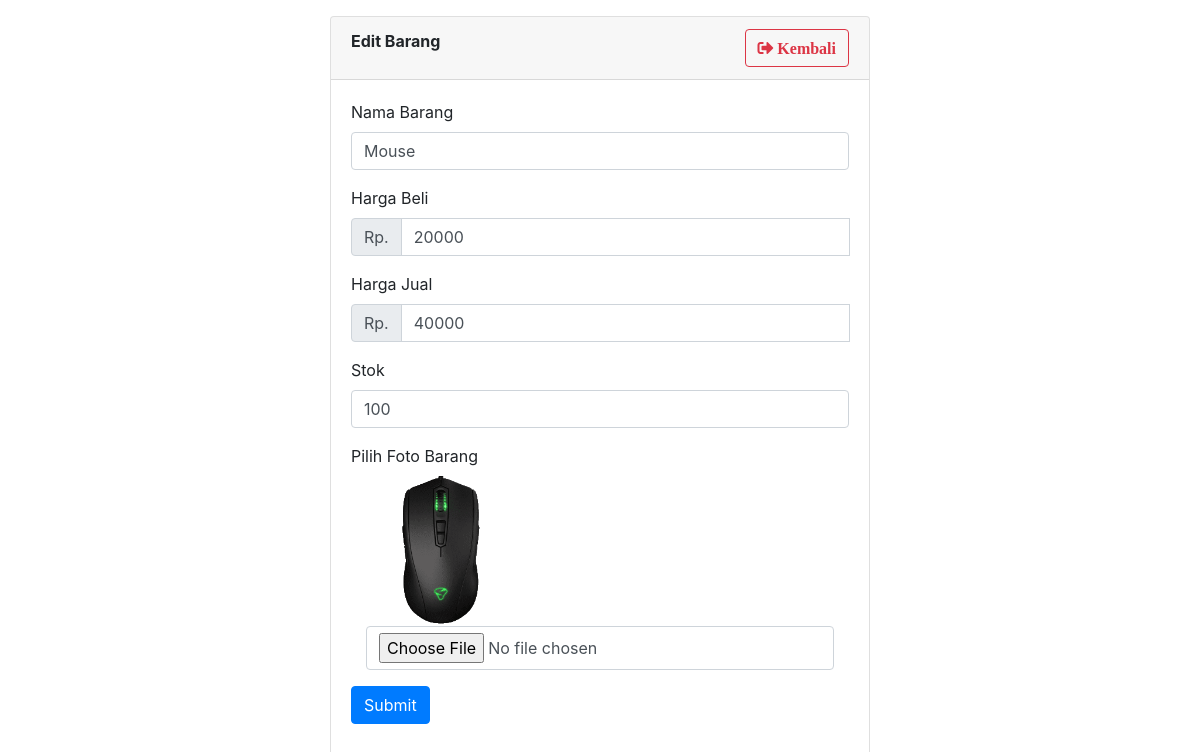
The app's page /edit.php?id=34 with its own data.
### tables this page shows
CREATE TABLE `contacts` (
  `id` int(10) UNSIGNED NOT NULL,
  `name` varchar(1000) NOT NULL,
  `hargabeli` int(50) NOT NULL,
  `hargajual` int(50) NOT NULL,
  `stok` int(50) NOT NULL,
  `image` text NOT NULL
);

### edit.php (the view, shortened to what this page needs)
<?php
  require_once('db.php');
  $upload_dir = 'uploads/';
  if (isset($_GET['id'])) {
    $id = $_GET['id'];
    $sql = "select * from contacts where id=".$id;
    $result = mysqli_query($conn, $sql);
    if (mysqli_num_rows($result) > 0) {
      $row = mysqli_fetch_assoc($result);
    }else {
      $errorMsg = 'Could not Find Any Record';
    }
  }
?>
<!DOCTYPE html>
<html>
  <head>
    <link rel="stylesheet" href="css/bootstrap.min.css">
    <link rel="stylesheet" href="https://use.fontawesome.com/releases/v5.0.13/css/all.css">
    <link rel="stylesheet" href="https://cdn.datatables.net/1.10.16/css/dataTables.bootstrap4.min.css">
    <link rel="stylesheet" href="https://cdnjs.cloudflare.com/ajax/libs/twitter-bootstrap/4.0.0/css/bootstrap.css">
  </head>
  <body>
    <nav class="navbar navbar-expand-md navbar-light navbar-laravel">
    </nav>
      <div class="container">
        <div class="row justify-content-center">
          <div class="col-md-6">
            <div class="card">
              <div class="card-header">
                <div class="font-weight-bold float-left">Edit Barang</div>
                <a class="btn btn-outline-danger float-right" href="index.php"><i class="fa fa-sign-out-alt">   Kembali</i></a>
              </div>
              <div class="card-body">
                <form class="" action="" method="post" enctype="multipart/form-data">
                    <div class="form-group">
                      <label for="name">Nama Barang</label>
                      <input type="text" class="form-control" name="name"  placeholder="Masukan Nama Barang" value="<?php echo $row['name']; ?>">
                    </div>
                    <div class="form-group">
                      <label for="hargabeli">Harga Beli</label>
                        <div class="input-group mb-3">
                          <div class="input-group-prepend">
                            <span class="input-group-text">Rp.</span>
                          </div>
                          <input type="number" class="form-control" name="hargabeli" placeholder="Masukan Harga Beli" value="<?php echo $row['hargabeli']; ?>">
                    </div>
                    <div class="form-group">
                      <label for="hargajual">Harga Jual</label>
                        <div class="input-group mb-3">
                          <div class="input-group-prepend">
                            <span class="input-group-text">Rp.</span>
                          </div>
                          <input type="number" class="form-control" name="hargajual" placeholder="Masukan Harga Jual" value="<?php echo $row['hargajual']; ?>">
                    </div>
                    <div class="form-group">
                      <label for="stok">Stok</label>
                      <input type="number" class="form-control" name="stok" placeholder="Masukan Jumlah Stok" value="<?php echo $row['stok']; ?>">
                    </div>
                    <div class="form-group">
                      <label for="image">Pilih Foto Barang</label>
                      <div class="container">
                        <img src="<?php echo $upload_dir.$row['image'] ?>" width="150">
                        <input type="file" class="form-control" name="image" value="">
                      </div>
                    </div>
                    <div class="form-group">
                      <button type="submit" name="Submit" class="btn btn-primary waves">Submit</button>
                    </div>
                </form>
              </div>
            </div>
          </div>
        </div>
      </div>
  </body>
</html>

### records on screen
contacts: name "Mouse", hargabeli "20000", hargajual "40000", stok "100", image (picture)
